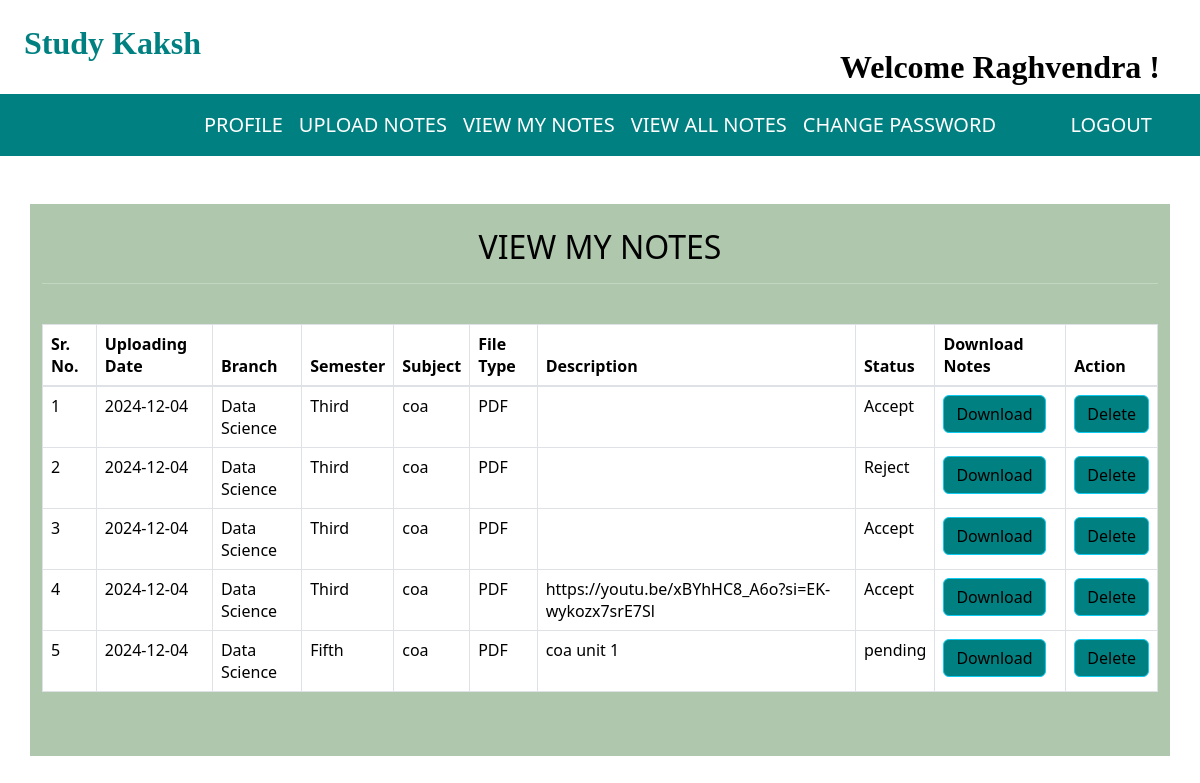
Page /view_mynotes (signed in) on the committed database.
### notes/models.py (models this page shows, shortened)
class Notes(models.Model):
    user = models.ForeignKey(User, on_delete=models.CASCADE)
    uploadingdate = models.CharField(max_length=30)
    branch = models.CharField(max_length=30)
    semester = models.CharField(max_length=30)
    subject = models.CharField(max_length=30)
    notesfile = models.FileField(null=True)
    filetype = models.CharField(max_length=30)
    description = models.CharField(max_length=200, null=True)
    status = models.CharField(max_length=15)

### notes/views.py (the view)
# urls.py: path('view_mynotes', view_mynotes, name='view_mynotes'),
def view_mynotes(request):
    if not request.user.is_authenticated:
        return redirect('userlogin')
    user = User.objects.get(id=request.user.id)
    notes = Notes.objects.filter(user=user)
    data = Signup.objects.get(user=user)
    d = {'notes': notes, 'data': data}
    return render(request, 'view_mynotes.html', d)

### notes/templates/view_mynotes.html (shortened to what this page needs)
{% extends 'usernavigation.html' %}
{% load static %}
{% block body %}
<link href=" https://cdnjs.cloudflare.com/ajax/libs/twitter-bootstrap/5.3.0/css/bootstrap.min.css" rel="stylesheet">
<link href="https://cdn.datatables.net/2.0.2/css/dataTables.bootstrap5.css" rel="stylesheet">
<div class="container mt-5" style="background-color : AFC8AD">
    <br>
    <h2 class="text-center"> VIEW MY NOTES </h2>
    <hr>
    <br>
    <table class="table table-bordered" id="example">
        <thead>
        <tr>
            <th>Sr. No.</th>
            <th>Uploading Date</th>
            <th>Branch</th>
            <th>Semester</th>
            <th>Subject</th>
            <th>File Type</th>
            <th>Description</th>
            <th>Status</th>
            <th>Download Notes</th>
            <th>Action</th>
        </tr>
        </thead>
        <tbody>
        {% for i in notes%}
        <tr>
            <td>{{forloop.counter}}</td>
            <td>{{i.uploadingdate}}</td>
            <td>{{i.branch}}</td>
            <td>{{i.semester}}</td>
            <td>{{i.subject}}</td>
            <td>{{i.filetype}}</td>
            <td>{{i.description}}</td>
            <td>{{i.status}}</td>
            <td><a class="btn btn-info" style="background-color: #008080;" download
                   href="{{i.notesfile.url}}">Download</a></td>
            <td><a class="btn btn-info" style="background-color: #008080;" href="{% url 'delete_mynotes' i.id %}"
                   onclick="return confirm('Are you sure...?')">Delete</a></td>
        </tr>
        {% endfor %}
        </tbody>
    </table>
    <br><br>
</div>
{% endblock %}

### notes/templates/usernavigation.html (shortened to what this page needs)
<html lang="en" xmlns="http://www.w3.org/1999/html">
<head>
    {% load static %}
    <link href="https://maxcdn.bootstrapcdn.com/bootstrap/4.3.1/css/bootstrap.min.css" rel="stylesheet">
    <link href="https://use.fontawesome.com/releases/v5.6.3/css/all.css"
 rel="stylesheet">
</head>
<link href="{% static 'css/mystyle.css'%}" rel="stylesheet">
<body>
<h2 style="padding : 2%"><span style="color:008080; font-family:playfair display; font-weight: bold">Study Kaksh</span>
    <span class="mt-4" style="position: absolute; right: 40px; font-weight: bold; font-family: 'poppins'; color: #black;">
      <span> Welcome {{request.user.first_name}}  ! </span>
  </span>
</h2>
<nav class="navbar navbar-expand-sm justify-content-center" style="background-color: #008080; font-size: 20px;">
    <ul class="navbar-nav">
        <li class="navbar-item">
            <a class="nav-link" href="{% url 'profile'%}" style="color: #FFFFFF;"> PROFILE </a>
        </li>
        <li class="navbar-item">
            <a class="nav-link" href="{% url 'upload_notes'%}" style="color: #FFFFFF;">UPLOAD NOTES
            </a>
        </li>
        <li class="navbar-item">
            <a class="nav-link" href="{% url 'view_mynotes'%}" style="color: #FFFFFF;">VIEW MY NOTES
            </a>
        </li>
        <li class="navbar-item">
            <a class="nav-link" href="{% url 'viewallnotes'%}" style="color: #FFFFFF;">VIEW ALL NOTES
            </a>
        </li>
        <li class="navbar-item">
            <a class="nav-link" href="{% url 'changepassword'%}" style="color: #FFFFFF;"> CHANGE PASSWORD </a>
        </li>
        <span style="position: absolute; right: 40px;">
<li class="navbar-item">
    <a class="nav-link" style="color: #FFFFFF;" href="{% url 'logout'%}">LOGOUT</a>
  </li>
  </span>
    </ul>
</nav>
</body>
</html>
{% block body %}
{% endblock %}

### notes/static/css/mystyle.css (style rules this page uses)
.nav-link { color: black; }

### notes/templates/view_mynotes.html (style rules this page uses)
body { background-color: #white; color: black; }
hr { border-color: white; }
.table th, .table td { color: black; }

### rows in the picture
Notes: uploadingdate "2024-12-04", branch "Data Science", semester "Third", subject "coa", filetype "PDF", status "Accept"
Notes: uploadingdate "2024-12-04", branch "Data Science", semester "Third", subject "coa", filetype "PDF", status "Reject"
Notes: uploadingdate "2024-12-04", branch "Data Science", semester "Third", subject "coa", filetype "PDF", status "Accept"
Notes: uploadingdate "2024-12-04", branch "Data Science", semester "Third", subject "coa", filetype "PDF", description "https://youtu.be/xBYhHC8_A6o?si=EK-wykozx7srE7Sl", status "Accept"
Notes: uploadingdate "2024-12-04", branch "Data Science", semester "Fifth", subject "coa", filetype "PDF", description "coa unit 1", status "pending"

### other values in the picture
{{ request.user.first_name }} "Raghvendra"
